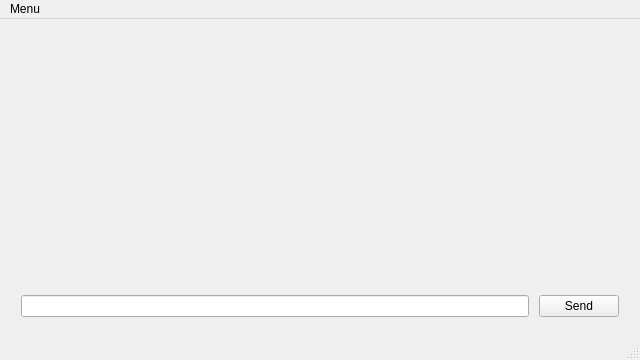
<?xml version="1.0" encoding="UTF-8"?>
<ui version="4.0">
 <class>MainApplicationClass</class>
 <widget class="QMainWindow" name="MainApplicationClass">
  <property name="geometry">
   <rect>
    <x>0</x>
    <y>0</y>
    <width>640</width>
    <height>360</height>
   </rect>
  </property>
  <property name="sizePolicy">
   <sizepolicy hsizetype="Expanding" vsizetype="Expanding">
    <horstretch>1</horstretch>
    <verstretch>1</verstretch>
   </sizepolicy>
  </property>
  <property name="minimumSize">
   <size>
    <width>640</width>
    <height>360</height>
   </size>
  </property>
  <property name="windowTitle">
   <string>Chat Application</string>
  </property>
  <property name="layoutDirection">
   <enum>Qt::LeftToRight</enum>
  </property>
  <widget class="QWidget" name="centralWidget">
   <property name="sizePolicy">
    <sizepolicy hsizetype="Expanding" vsizetype="Expanding">
     <horstretch>1</horstretch>
     <verstretch>1</verstretch>
    </sizepolicy>
   </property>
   <layout class="QVBoxLayout" name="verticalLayout_2">
    <item>
     <layout class="QVBoxLayout" name="mainlayout">
      <property name="sizeConstraint">
       <enum>QLayout::SetDefaultConstraint</enum>
      </property>
      <item>
       <spacer name="verticalSpacer">
        <property name="orientation">
         <enum>Qt::Vertical</enum>
        </property>
        <property name="sizeHint" stdset="0">
         <size>
          <width>20</width>
          <height>40</height>
         </size>
        </property>
       </spacer>
      </item>
     </layout>
    </item>
    <item>
     <layout class="QHBoxLayout" name="horizontalLayout" stretch="0,0">
      <property name="spacing">
       <number>10</number>
      </property>
      <property name="sizeConstraint">
       <enum>QLayout::SetFixedSize</enum>
      </property>
      <property name="leftMargin">
       <number>10</number>
      </property>
      <property name="rightMargin">
       <number>10</number>
      </property>
      <property name="bottomMargin">
       <number>10</number>
      </property>
      <item>
       <widget class="QLineEdit" name="lineEdit">
        <property name="alignment">
         <set>Qt::AlignBottom|Qt::AlignLeading|Qt::AlignLeft</set>
        </property>
       </widget>
      </item>
      <item>
       <widget class="QPushButton" name="sendButton">
        <property name="sizePolicy">
         <sizepolicy hsizetype="Fixed" vsizetype="Fixed">
          <horstretch>0</horstretch>
          <verstretch>0</verstretch>
         </sizepolicy>
        </property>
        <property name="text">
         <string>Send</string>
        </property>
       </widget>
      </item>
     </layout>
    </item>
   </layout>
  </widget>
  <widget class="QMenuBar" name="menuBar">
   <property name="geometry">
    <rect>
     <x>0</x>
     <y>0</y>
     <width>640</width>
     <height>26</height>
    </rect>
   </property>
   <widget class="QMenu" name="menuMenu">
    <property name="title">
     <string>Menu</string>
    </property>
    <addaction name="actionConnect"/>
   </widget>
   <addaction name="menuMenu"/>
  </widget>
  <widget class="QStatusBar" name="statusBar"/>
  <action name="actionConnect">
   <property name="text">
    <string>Connect</string>
   </property>
  </action>
 </widget>
 <layoutdefault spacing="6" margin="11"/>
 <resources>
  <include location="MainApplication.qrc"/>
 </resources>
 <connections/>
</ui>
